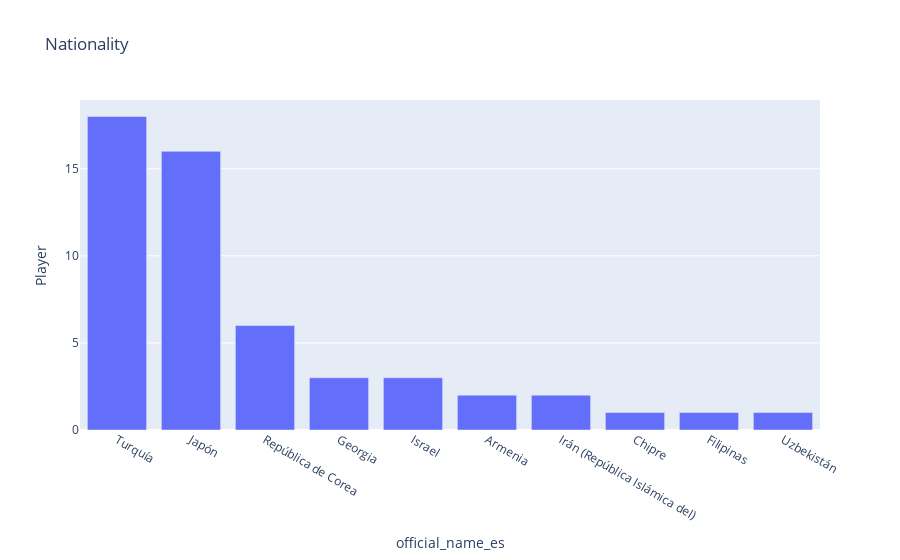

This figure's notebook cell:
### Code cell
nation = df_asia.groupby('official_name_es', as_index=False)['Player'].count().sort_values(by = 'Player', ascending = False)
fig = px.bar(nation, y='Player', x='official_name_es', title = 'Nationality')
fig.show()

### Figure 1 — Plotly figure (JSON) as saved in the notebook; plotly's stock layout.template omitted (floating-point values rounded to 4 significant figures)
{"data": [{"alignmentgroup": "True", "hovertemplate": "official_name_es=%{x}<br>Player=%{y}<extra></extra>", "legendgroup": "", "marker": {"color": "#636efa", "pattern": {"shape": ""}}, "name": "", "offsetgroup": "", "orientation": "v", "showlegend": false, "textposition": "auto", "type": "bar", "x": ["Turquía", "Japón", "República de Corea", "Georgia", "Israel", "Armenia", "Irán (República Islámica del)", "Chipre", "Filipinas", "Uzbekistán"], "xaxis": "x", "y": [18, 16, 6, 3, 3, 2, 2, 1, 1, 1], "yaxis": "y"}], "layout": {"barmode": "relative", "legend": {"tracegroupgap": 0}, "title": {"text": "Nationality"}, "xaxis": {"anchor": "y", "domain": [0, 1], "title": {"text": "official_name_es"}}, "yaxis": {"anchor": "x", "domain": [0, 1], "title": {"text": "Player"}}}}
